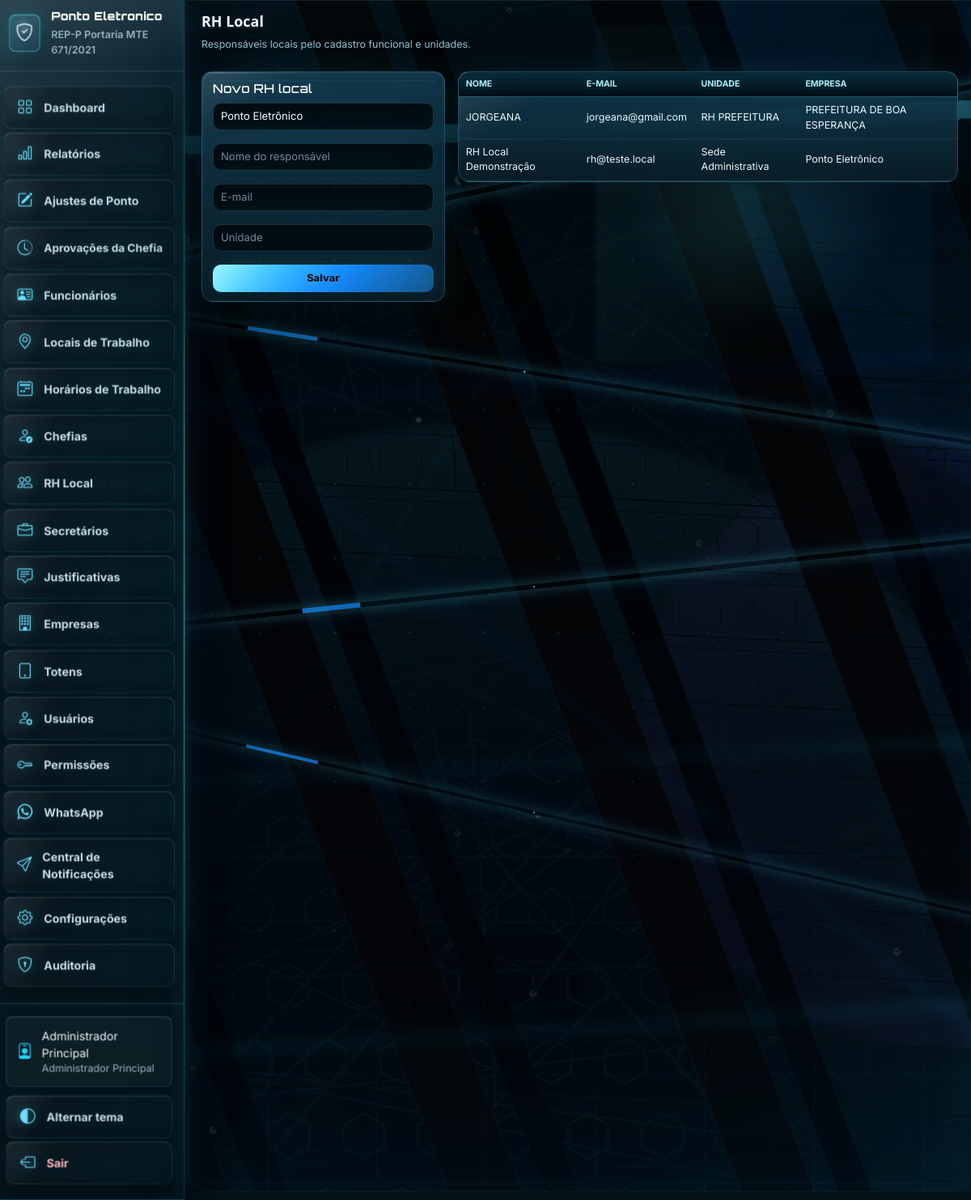
Screenshot of /rh-locais (signed in) with the database file from the repository.
### tables this page shows
CREATE TABLE usuarios (
            id INTEGER PRIMARY KEY AUTOINCREMENT,
            nome TEXT NOT NULL,
            login TEXT UNIQUE NOT NULL,
            senha TEXT NOT NULL,
            perfil TEXT NOT NULL
        , funcionario_id INTEGER, ativo INTEGER NOT NULL DEFAULT 1, rh_local_id INTEGER, chefia_id INTEGER, secretario_id INTEGER, cpf TEXT, email TEXT, telefone TEXT, secretaria_departamento TEXT);

CREATE TABLE rh_locais (
            id INTEGER PRIMARY KEY AUTOINCREMENT,
            empresa_id INTEGER NOT NULL,
            nome TEXT NOT NULL,
            email TEXT,
            unidade TEXT,
            ativo INTEGER NOT NULL DEFAULT 1,
            FOREIGN KEY (empresa_id) REFERENCES empresas(id)
        );

CREATE TABLE empresas (
            id INTEGER PRIMARY KEY AUTOINCREMENT,
            razao_social TEXT NOT NULL,
            nome_fantasia TEXT,
            cnpj TEXT UNIQUE NOT NULL,
            ativa INTEGER NOT NULL DEFAULT 1,
            criado_em TEXT NOT NULL
        );

### app.py (the view)
@app.route("/rh-locais", methods=["GET", "POST"])
@login_required
@perfil_required("Administrador Principal")
def rh_locais():
    empresas_rows = query("SELECT * FROM empresas WHERE ativa = 1 ORDER BY razao_social")
    if request.method == "POST":
        execute("INSERT INTO rh_locais (empresa_id, nome, email, unidade) VALUES (?, ?, ?, ?)",
                (request.form["empresa_id"], request.form["nome"], request.form.get("email"), request.form.get("unidade")))
        audit("criar", "rh_locais", detalhes={"nome": request.form["nome"]})
        return redirect(url_for("rh_locais"))
    rows = query("""SELECT rh.*, e.nome_fantasia empresa FROM rh_locais rh
                    JOIN empresas e ON e.id = rh.empresa_id ORDER BY rh.nome""")
    return page_template('pages/rh_locais.html', title="RH Local", rows=rows, empresas_rows=empresas_rows)

### app.py (called while the page is built, shortened)
@app.after_request
def add_api_cors_headers(response):
    return response

def get_db():
    if "db" not in g:
        g.db = sqlite3.connect(DB_PATH)
        g.db.row_factory = sqlite3.Row
    return g.db

def query(sql, params=()):
    return get_db().execute(sql, params).fetchall()

def one(sql, params=()):
    return get_db().execute(sql, params).fetchone()

def csrf_token():
    token = session.get("_csrf_token")
    if not token:
        token = secrets.token_urlsafe(32)
        session["_csrf_token"] = token
    return token

def csrf_input():
    return f'<input type="hidden" name="_csrf_token" value="{csrf_token()}">'

@app.before_request
def validate_csrf():
    if request.method != "POST":
        return None

@app.after_request
def security_headers(response):
    response.headers.setdefault("X-Content-Type-Options", "nosniff")
    response.headers.setdefault("X-Frame-Options", "SAMEORIGIN")
    response.headers.setdefault("Referrer-Policy", "strict-origin-when-cross-origin")
    if request.path in ("/totem-facial", "/terminal-ponto") or request.path.startswith("/totem-facial/"):
        response.headers["Cache-Control"] = "no-store, no-cache, must-revalidate, max-age=0"
        response.headers["Pragma"] = "no-cache"
        response.headers["Expires"] = "0"
    return response

def current_user():
    if not session.get("user_id"):
        return None
    return one("SELECT * FROM usuarios WHERE id = ?", (session["user_id"],))

def login_required(view):
    @wraps(view)
    def wrapped(*args, **kwargs):
        if not session.get("user_id"):
            return redirect(url_for("login"))
        return view(*args, **kwargs)
    return wrapped

def perfil_required(*perfis):
    def decorator(view):
        @wraps(view)
        def wrapped(*args, **kwargs):
            user = current_user()
            if not user:
                return redirect(url_for("login"))
            aliases = {
                "RH": "RH Local",
                "Gestor": "Chefia Imediata",
                "Chefia imediata": "Chefia Imediata",
                "Secretário": "Secretário da Pasta",
            }
            perfil = aliases.get(user["perfil"], user["perfil"])
            permitidos = {aliases.get(p, p) for p in perfis}
            if perfil not in permitidos:
                return page("<div class='alert alert-danger'>Acesso negado.</div>", title="Acesso negado"), 403
            return view(*args, **kwargs)
        return wrapped
    return decorator

### templates/pages/rh_locais.html
{% extends "base.html" %}
{% block body %}
<div class="mb-4"><h3 class="fw-bold">RH Local</h3><div class="text-muted">Responsáveis locais pelo cadastro funcional e unidades.</div></div>
    <div class="row g-3">
      <div class="col-lg-4"><div class="card"><div class="card-body"><h5>Novo RH local</h5>
        <form method="post" class="d-grid gap-3">{{ csrf_input()|safe }}
          <select class="form-select" name="empresa_id">{% for e in empresas_rows %}<option value="{{ e.id }}">{{ e.nome_fantasia or e.razao_social }}</option>{% endfor %}</select>
          <input class="form-control" name="nome" placeholder="Nome do responsável" required>
          <input class="form-control" type="email" name="email" placeholder="E-mail">
          <input class="form-control" name="unidade" placeholder="Unidade">
          <button class="btn btn-primary">Salvar</button>
        </form>
      </div></div></div>
      <div class="col-lg-8"><div class="card"><div class="table-responsive"><table class="table table-hover mb-0">
        <thead><tr><th>Nome</th><th>E-mail</th><th>Unidade</th><th>Empresa</th></tr></thead>
        <tbody>{% for r in rows %}<tr><td>{{ r.nome }}</td><td>{{ r.email or '-' }}</td><td>{{ r.unidade or '-' }}</td><td>{{ r.empresa }}</td></tr>{% endfor %}</tbody>
      </table></div></div></div>
    </div>
{% endblock %}

### templates/base.html (shortened to what this page needs)
<!doctype html>
<html lang="pt-br" data-bs-theme="dark">
<head>
  <link href="https://cdn.jsdelivr.net/npm/bootstrap@5.3.3/dist/css/bootstrap.min.css" rel="stylesheet">
  <link href="https://cdn.jsdelivr.net/npm/bootstrap-icons@1.11.3/font/bootstrap-icons.css" rel="stylesheet">
  <link href="{{ url_for('static', filename='css/app.css') }}?v={{ asset_version }}" rel="stylesheet">
</head>
<body class="app-shell">
<div class="app-background" aria-hidden="true">
  <img class="app-background-image" src="{{ url_for('static', filename='img/login-data-streams.png') }}?v={{ asset_version }}" alt="">
  <img class="app-background-veil" src="{{ url_for('static', filename='img/tech-veil.png') }}?v={{ asset_version }}" alt="">
  <div class="app-background-streams">
    <span class="app-background-stream app-background-stream-a"></span>
    <span class="app-background-stream app-background-stream-b"></span>
    <span class="app-background-stream app-background-stream-c"></span>
    <span class="app-background-stream app-background-stream-d"></span>
  </div>
</div>
{% if session.get('user_id') %}
<div class="layout d-flex">
  <aside class="sidebar">
    <div class="brand">
      <div class="brand-mark"><i class="bi bi-shield-check"></i></div>
      <div><strong>Ponto Eletronico</strong><small>REP-P Portaria MTE 671/2021</small></div>
    </div>
    <div class="sidebar-scroll">
      {{ nav_links('')|safe }}
    </div>
    <div class="sidebar-footer">
      <div class="user-chip"><i class="bi bi-person-badge"></i><span>{{ user.nome }}<small>{{ user.perfil }}</small></span></div>
      <a class="theme-link" href="{{ url_for('toggle_theme') }}"><i class="bi bi-circle-half"></i> Alternar tema</a>
      <a class="logout-link" href="{{ url_for('logout') }}"><i class="bi bi-box-arrow-left"></i> Sair</a>
    </div>
  </aside>
  <main class="content">
    <div class="content-glow"></div>
{% endif %}
    {% block body %}{{ body|safe }}{% endblock %}
{% if session.get('user_id') %}
  </main>
</div>
{% endif %}
</body>
</html>

### rows the page displays
usuarios: nome "Administrador Principal", perfil "Administrador Principal"
rh_locais: nome "JORGEANA", email "jorgeana@gmail.com", unidade "RH PREFEITURA", empresa "PREFEITURA DE BOA ESPERANÇA"
rh_locais: nome "RH Local Demonstração", email "rh@teste.local", unidade "Sede Administrativa", empresa "Ponto Eletrônico"

### other values shown
form field empresa_id "Ponto Eletrônico"
